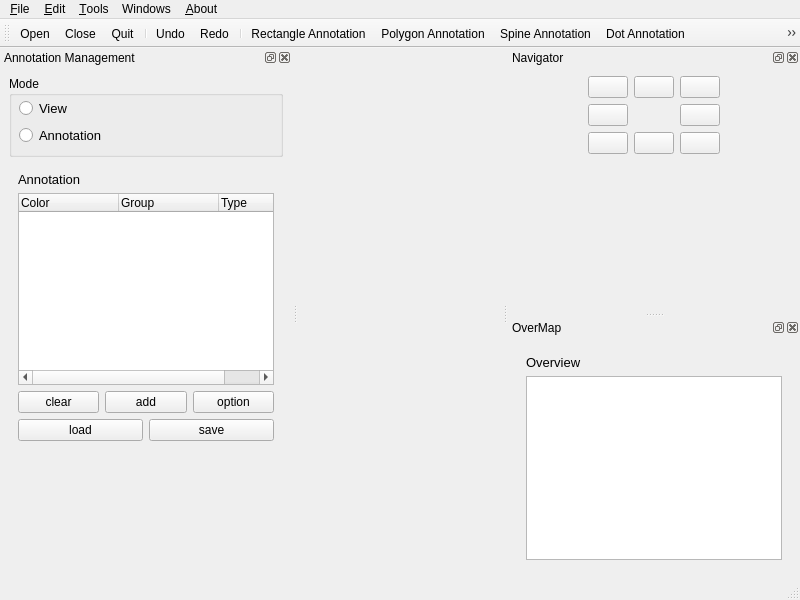
<?xml version="1.0" encoding="UTF-8"?>
<ui version="4.0">
 <class>MainWindow</class>
 <widget class="QMainWindow" name="MainWindow">
  <property name="geometry">
   <rect>
    <x>0</x>
    <y>0</y>
    <width>800</width>
    <height>600</height>
   </rect>
  </property>
  <property name="windowTitle">
   <string>LabelU</string>
  </property>
  <property name="windowIcon">
   <iconset resource="imagesources.qrc">
    <normaloff>:/icons/icons/main/paperClipItalic.png</normaloff>:/icons/icons/main/paperClipItalic.png</iconset>
  </property>
  <property name="windowOpacity">
   <double>1.000000000000000</double>
  </property>
  <widget class="QWidget" name="centralwidget"/>
  <widget class="QMenuBar" name="menubar">
   <property name="geometry">
    <rect>
     <x>0</x>
     <y>0</y>
     <width>800</width>
     <height>23</height>
    </rect>
   </property>
   <widget class="QMenu" name="menu_File">
    <property name="title">
     <string>&amp;File</string>
    </property>
    <addaction name="action_Open"/>
    <addaction name="action_Close"/>
    <addaction name="separator"/>
    <addaction name="action_Quit"/>
   </widget>
   <widget class="QMenu" name="menu_Edit">
    <property name="title">
     <string>&amp;Edit</string>
    </property>
    <addaction name="actionUndo"/>
    <addaction name="actionRedo"/>
   </widget>
   <widget class="QMenu" name="menu_Tools">
    <property name="title">
     <string>&amp;Tools</string>
    </property>
    <widget class="QMenu" name="menuAnnotations">
     <property name="title">
      <string>Annotations</string>
     </property>
     <addaction name="actionRectangleAnnotation"/>
     <addaction name="actionPolygonAnnotation"/>
     <addaction name="actionSpineAnnotation"/>
     <addaction name="actionDotAnnotation"/>
     <addaction name="actionDotsetAnnotation"/>
     <addaction name="separator"/>
     <addaction name="actionPolygonRnn"/>
    </widget>
    <addaction name="menuAnnotations"/>
   </widget>
   <widget class="QMenu" name="menu_About">
    <property name="title">
     <string>&amp;About</string>
    </property>
    <addaction name="action_About"/>
   </widget>
   <widget class="QMenu" name="menuWindows">
    <property name="title">
     <string>Windows</string>
    </property>
   </widget>
   <addaction name="menu_File"/>
   <addaction name="menu_Edit"/>
   <addaction name="menu_Tools"/>
   <addaction name="menuWindows"/>
   <addaction name="menu_About"/>
  </widget>
  <widget class="QStatusBar" name="statusbar"/>
  <widget class="QToolBar" name="toolBar">
   <property name="windowTitle">
    <string>toolBar</string>
   </property>
   <property name="toolTip">
    <string/>
   </property>
   <property name="statusTip">
    <string/>
   </property>
   <attribute name="toolBarArea">
    <enum>TopToolBarArea</enum>
   </attribute>
   <attribute name="toolBarBreak">
    <bool>false</bool>
   </attribute>
   <addaction name="action_Open"/>
   <addaction name="action_Close"/>
   <addaction name="action_Quit"/>
   <addaction name="separator"/>
   <addaction name="actionUndo"/>
   <addaction name="actionRedo"/>
   <addaction name="separator"/>
   <addaction name="actionRectangleAnnotation"/>
   <addaction name="actionPolygonAnnotation"/>
   <addaction name="actionSpineAnnotation"/>
   <addaction name="actionDotAnnotation"/>
   <addaction name="actionDotsetAnnotation"/>
   <addaction name="actionPolygonRnn"/>
  </widget>
  <widget class="QDockWidget" name="dockWidgetAnnotation">
   <property name="sizePolicy">
    <sizepolicy hsizetype="Expanding" vsizetype="Preferred">
     <horstretch>0</horstretch>
     <verstretch>0</verstretch>
    </sizepolicy>
   </property>
   <property name="minimumSize">
    <size>
     <width>200</width>
     <height>308</height>
    </size>
   </property>
   <property name="windowTitle">
    <string>Annotation Management</string>
   </property>
   <attribute name="dockWidgetArea">
    <number>1</number>
   </attribute>
   <widget class="QWidget" name="dockWidgetContents_3">
    <layout class="QGridLayout" name="gridLayout">
     <item row="0" column="0">
      <widget class="QGroupBox" name="groupBoxMode">
       <property name="minimumSize">
        <size>
         <width>0</width>
         <height>81</height>
        </size>
       </property>
       <property name="title">
        <string>Mode</string>
       </property>
       <widget class="QWidget" name="layoutWidget">
        <property name="geometry">
         <rect>
          <x>10</x>
          <y>22</y>
          <width>89</width>
          <height>50</height>
         </rect>
        </property>
        <layout class="QHBoxLayout" name="horizontalLayout">
         <item>
          <layout class="QVBoxLayout" name="verticalLayout">
           <item>
            <widget class="QRadioButton" name="radioButton_view">
             <property name="font">
              <font>
               <family>Arial</family>
               <pointsize>10</pointsize>
              </font>
             </property>
             <property name="toolTip">
              <string>View Mode</string>
             </property>
             <property name="statusTip">
              <string>View Mode</string>
             </property>
             <property name="text">
              <string>View</string>
             </property>
            </widget>
           </item>
           <item>
            <widget class="QRadioButton" name="radioButton_view_2">
             <property name="font">
              <font>
               <family>Arial</family>
               <pointsize>10</pointsize>
              </font>
             </property>
             <property name="toolTip">
              <string>Annotation Mode</string>
             </property>
             <property name="statusTip">
              <string>Annotation Mode</string>
             </property>
             <property name="text">
              <string>Annotation</string>
             </property>
            </widget>
           </item>
          </layout>
         </item>
        </layout>
       </widget>
      </widget>
     </item>
     <item row="1" column="0">
      <widget class="QStackedWidget" name="stackedWidget">
       <property name="currentIndex">
        <number>1</number>
       </property>
       <widget class="QWidget" name="page_3">
        <layout class="QGridLayout" name="gridLayout_7">
         <item row="0" column="0">
          <widget class="QLabel" name="label">
           <property name="text">
            <string>Detail</string>
           </property>
          </widget>
         </item>
         <item row="1" column="0">
          <widget class="QTableView" name="tableView_metadata"/>
         </item>
        </layout>
       </widget>
       <widget class="QWidget" name="page_4">
        <layout class="QGridLayout" name="gridLayout_2">
         <item row="4" column="0">
          <spacer name="verticalSpacer_3">
           <property name="orientation">
            <enum>Qt::Vertical</enum>
           </property>
           <property name="sizeHint" stdset="0">
            <size>
             <width>20</width>
             <height>38</height>
            </size>
           </property>
          </spacer>
         </item>
         <item row="1" column="0">
          <widget class="QTreeWidget" name="treeWidget">
           <property name="sizePolicy">
            <sizepolicy hsizetype="Expanding" vsizetype="Expanding">
             <horstretch>2</horstretch>
             <verstretch>0</verstretch>
            </sizepolicy>
           </property>
           <column>
            <property name="text">
             <string>Color</string>
            </property>
           </column>
           <column>
            <property name="text">
             <string>Group</string>
            </property>
           </column>
           <column>
            <property name="text">
             <string>Type</string>
            </property>
           </column>
          </widget>
         </item>
         <item row="2" column="0">
          <layout class="QHBoxLayout" name="horizontalLayout_5">
           <item>
            <widget class="QPushButton" name="pushButton_clear">
             <property name="minimumSize">
              <size>
               <width>50</width>
               <height>0</height>
              </size>
             </property>
             <property name="statusTip">
              <string>clear all annotations of this image</string>
             </property>
             <property name="text">
              <string>clear</string>
             </property>
            </widget>
           </item>
           <item>
            <widget class="QPushButton" name="pushButton_add">
             <property name="minimumSize">
              <size>
               <width>50</width>
               <height>0</height>
              </size>
             </property>
             <property name="statusTip">
              <string>add a group of annotations for this image.</string>
             </property>
             <property name="text">
              <string>add</string>
             </property>
            </widget>
           </item>
           <item>
            <widget class="QPushButton" name="pushButton_option">
             <property name="minimumSize">
              <size>
               <width>50</width>
               <height>0</height>
              </size>
             </property>
             <property name="statusTip">
              <string>options</string>
             </property>
             <property name="text">
              <string>option</string>
             </property>
            </widget>
           </item>
          </layout>
         </item>
         <item row="0" column="0">
          <widget class="QLabel" name="label_2">
           <property name="sizePolicy">
            <sizepolicy hsizetype="Expanding" vsizetype="Preferred">
             <horstretch>0</horstretch>
             <verstretch>0</verstretch>
            </sizepolicy>
           </property>
           <property name="font">
            <font>
             <family>Arial</family>
             <pointsize>10</pointsize>
            </font>
           </property>
           <property name="text">
            <string>Annotation</string>
           </property>
           <property name="buddy">
            <cstring>treeWidget</cstring>
           </property>
          </widget>
         </item>
         <item row="3" column="0">
          <layout class="QHBoxLayout" name="horizontalLayout_6">
           <item>
            <widget class="QPushButton" name="pushButton_load">
             <property name="sizePolicy">
              <sizepolicy hsizetype="Minimum" vsizetype="Fixed">
               <horstretch>0</horstretch>
               <verstretch>0</verstretch>
              </sizepolicy>
             </property>
             <property name="minimumSize">
              <size>
               <width>50</width>
               <height>0</height>
              </size>
             </property>
             <property name="statusTip">
              <string>load a annotation file for this image.</string>
             </property>
             <property name="text">
              <string>load</string>
             </property>
            </widget>
           </item>
           <item>
            <widget class="QPushButton" name="pushButton_save">
             <property name="minimumSize">
              <size>
               <width>50</width>
               <height>0</height>
              </size>
             </property>
             <property name="statusTip">
              <string>save annotations to a file.</string>
             </property>
             <property name="text">
              <string>save</string>
             </property>
            </widget>
           </item>
          </layout>
         </item>
        </layout>
       </widget>
      </widget>
     </item>
    </layout>
   </widget>
  </widget>
  <widget class="QDockWidget" name="dockWidgetNavigation">
   <property name="windowTitle">
    <string>Navigator</string>
   </property>
   <attribute name="dockWidgetArea">
    <number>2</number>
   </attribute>
   <widget class="QWidget" name="dockWidgetContents_4">
    <layout class="QGridLayout" name="gridLayout_4">
     <item row="0" column="0">
      <layout class="QHBoxLayout" name="horizontalLayout_4">
       <item>
        <spacer name="horizontalSpacer_2">
         <property name="orientation">
          <enum>Qt::Horizontal</enum>
         </property>
         <property name="sizeHint" stdset="0">
          <size>
           <width>40</width>
           <height>20</height>
          </size>
         </property>
        </spacer>
       </item>
       <item>
        <layout class="QGridLayout" name="gridLayout_3">
         <item row="0" column="0">
          <widget class="QPushButton" name="pushButton_leftup">
           <property name="toolTip">
            <string>left-top</string>
           </property>
           <property name="statusTip">
            <string>load the block on the left-top.</string>
           </property>
           <property name="text">
            <string/>
           </property>
           <property name="icon">
            <iconset resource="imagesources.qrc">
             <normaloff>:/icons/icons/Small/icon100_com_148.png</normaloff>:/icons/icons/Small/icon100_com_148.png</iconset>
           </property>
          </widget>
         </item>
         <item row="0" column="1">
          <widget class="QPushButton" name="pushButton_up">
           <property name="toolTip">
            <string>up</string>
           </property>
           <property name="statusTip">
            <string>load the block above.</string>
           </property>
           <property name="text">
            <string/>
           </property>
           <property name="icon">
            <iconset resource="imagesources.qrc">
             <normaloff>:/icons/icons/Small/icon100_com_149.png</normaloff>:/icons/icons/Small/icon100_com_149.png</iconset>
           </property>
           <property name="shortcut">
            <string>Alt+Up</string>
           </property>
          </widget>
         </item>
         <item row="0" column="2">
          <widget class="QPushButton" name="pushButton_rightup">
           <property name="toolTip">
            <string>right-top</string>
           </property>
           <property name="statusTip">
            <string>load the block on the right-top.</string>
           </property>
           <property name="text">
            <string/>
           </property>
           <property name="icon">
            <iconset resource="imagesources.qrc">
             <normaloff>:/icons/icons/Small/icon100_com_150.png</normaloff>:/icons/icons/Small/icon100_com_150.png</iconset>
           </property>
          </widget>
         </item>
         <item row="1" column="0">
          <widget class="QPushButton" name="pushButton_left">
           <property name="toolTip">
            <string>left</string>
           </property>
           <property name="statusTip">
            <string>load the block on the left.</string>
           </property>
           <property name="text">
            <string/>
           </property>
           <property name="icon">
            <iconset resource="imagesources.qrc">
             <normaloff>:/icons/icons/Small/icon100_com_147.png</normaloff>:/icons/icons/Small/icon100_com_147.png</iconset>
           </property>
           <property name="shortcut">
            <string>Alt+Left</string>
           </property>
          </widget>
         </item>
         <item row="1" column="2">
          <widget class="QPushButton" name="pushButton_right">
           <property name="toolTip">
            <string>right</string>
           </property>
           <property name="statusTip">
            <string>load the block on the right.</string>
           </property>
           <property name="text">
            <string/>
           </property>
           <property name="icon">
            <iconset resource="imagesources.qrc">
             <normaloff>:/icons/icons/Small/icon100_com_143.png</normaloff>:/icons/icons/Small/icon100_com_143.png</iconset>
           </property>
           <property name="shortcut">
            <string>Alt+Right</string>
           </property>
          </widget>
         </item>
         <item row="2" column="0">
          <widget class="QPushButton" name="pushButton_leftdown">
           <property name="toolTip">
            <string>left-bottom</string>
           </property>
           <property name="statusTip">
            <string>load the block on the left-bottom.</string>
           </property>
           <property name="text">
            <string/>
           </property>
           <property name="icon">
            <iconset resource="imagesources.qrc">
             <normaloff>:/icons/icons/Small/icon100_com_146.png</normaloff>:/icons/icons/Small/icon100_com_146.png</iconset>
           </property>
          </widget>
         </item>
         <item row="2" column="1">
          <widget class="QPushButton" name="pushButton_down">
           <property name="toolTip">
            <string>down</string>
           </property>
           <property name="statusTip">
            <string>to the block below.</string>
           </property>
           <property name="text">
            <string/>
           </property>
           <property name="icon">
            <iconset resource="imagesources.qrc">
             <normaloff>:/icons/icons/Small/icon100_com_145.png</normaloff>:/icons/icons/Small/icon100_com_145.png</iconset>
           </property>
           <property name="shortcut">
            <string>Alt+Down</string>
           </property>
          </widget>
         </item>
         <item row="2" column="2">
          <widget class="QPushButton" name="pushButton_rightdown">
           <property name="toolTip">
            <string>right-bottom</string>
           </property>
           <property name="statusTip">
            <string>load the block on the right-bottom.</string>
           </property>
           <property name="text">
            <string/>
           </property>
           <property name="icon">
            <iconset resource="imagesources.qrc">
             <normaloff>:/icons/icons/Small/icon100_com_144.png</normaloff>:/icons/icons/Small/icon100_com_144.png</iconset>
           </property>
          </widget>
         </item>
        </layout>
       </item>
       <item>
        <spacer name="horizontalSpacer">
         <property name="orientation">
          <enum>Qt::Horizontal</enum>
         </property>
         <property name="sizeHint" stdset="0">
          <size>
           <width>40</width>
           <height>20</height>
          </size>
         </property>
        </spacer>
       </item>
      </layout>
     </item>
     <item row="1" column="0">
      <spacer name="verticalSpacer">
       <property name="orientation">
        <enum>Qt::Vertical</enum>
       </property>
       <property name="sizeHint" stdset="0">
        <size>
         <width>20</width>
         <height>79</height>
        </size>
       </property>
      </spacer>
     </item>
     <item row="2" column="0">
      <spacer name="verticalSpacer_2">
       <property name="orientation">
        <enum>Qt::Vertical</enum>
       </property>
       <property name="sizeHint" stdset="0">
        <size>
         <width>20</width>
         <height>79</height>
        </size>
       </property>
      </spacer>
     </item>
    </layout>
   </widget>
  </widget>
  <widget class="QDockWidget" name="dockWidget_4">
   <property name="windowTitle">
    <string>OverMap</string>
   </property>
   <attribute name="dockWidgetArea">
    <number>2</number>
   </attribute>
   <widget class="QWidget" name="dockWidgetContents_6">
    <layout class="QGridLayout" name="gridLayout_6">
     <item row="0" column="0">
      <widget class="QStackedWidget" name="stackedWidget_2">
       <widget class="QWidget" name="page">
        <layout class="QGridLayout" name="gridLayout_5">
         <item row="0" column="0">
          <widget class="QLabel" name="label_3">
           <property name="font">
            <font>
             <family>Arial</family>
             <pointsize>10</pointsize>
            </font>
           </property>
           <property name="text">
            <string>Overview</string>
           </property>
           <property name="buddy">
            <cstring>graphicsView_overview</cstring>
           </property>
          </widget>
         </item>
         <item row="1" column="0">
          <widget class="QGraphicsView" name="graphicsView_overview"/>
         </item>
        </layout>
       </widget>
       <widget class="QWidget" name="page_2"/>
      </widget>
     </item>
    </layout>
   </widget>
  </widget>
  <action name="action_Open">
   <property name="icon">
    <iconset resource="imagesources.qrc">
     <normaloff>:/icons/icons/Small/icon100_com_019.png</normaloff>:/icons/icons/Small/icon100_com_019.png</iconset>
   </property>
   <property name="text">
    <string>&amp;Open</string>
   </property>
   <property name="statusTip">
    <string>Open an image.</string>
   </property>
  </action>
  <action name="action_Close">
   <property name="icon">
    <iconset resource="imagesources.qrc">
     <normaloff>:/icons/icons/Small/icon100_com_123.png</normaloff>:/icons/icons/Small/icon100_com_123.png</iconset>
   </property>
   <property name="text">
    <string>&amp;Close</string>
   </property>
   <property name="statusTip">
    <string>Close an image.</string>
   </property>
  </action>
  <action name="action_Quit">
   <property name="icon">
    <iconset resource="imagesources.qrc">
     <normaloff>:/icons/icons/Small/icon100_com_0.png</normaloff>:/icons/icons/Small/icon100_com_0.png</iconset>
   </property>
   <property name="text">
    <string>&amp;Quit</string>
   </property>
   <property name="statusTip">
    <string>Quit LabelU</string>
   </property>
   <property name="priority">
    <enum>QAction::HighPriority</enum>
   </property>
  </action>
  <action name="actionUndo">
   <property name="icon">
    <iconset resource="imagesources.qrc">
     <normaloff>:/icons/icons/Small/icon100_com_201.png</normaloff>:/icons/icons/Small/icon100_com_201.png</iconset>
   </property>
   <property name="text">
    <string>&amp;Undo</string>
   </property>
   <property name="statusTip">
    <string>Undo</string>
   </property>
  </action>
  <action name="actionRectangleAnnotation">
   <property name="icon">
    <iconset resource="imagesources.qrc">
     <normaloff>:/icons/icons/Middle/rectangle.png</normaloff>:/icons/icons/Middle/rectangle.png</iconset>
   </property>
   <property name="text">
    <string>Rectangle Annotation</string>
   </property>
   <property name="statusTip">
    <string>a rectanble annotating tools</string>
   </property>
  </action>
  <action name="actionPolygonAnnotation">
   <property name="icon">
    <iconset resource="imagesources.qrc">
     <normaloff>:/icons/icons/Middle/poly.png</normaloff>:/icons/icons/Middle/poly.png</iconset>
   </property>
   <property name="text">
    <string>Polygon Annotation</string>
   </property>
   <property name="statusTip">
    <string>a polygon annotating tools</string>
   </property>
  </action>
  <action name="actionSpineAnnotation">
   <property name="icon">
    <iconset resource="imagesources.qrc">
     <normaloff>:/icons/icons/Middle/spline.png</normaloff>:/icons/icons/Middle/spline.png</iconset>
   </property>
   <property name="text">
    <string>Spine Annotation</string>
   </property>
   <property name="statusTip">
    <string>a spline annotating tools</string>
   </property>
  </action>
  <action name="actionDotAnnotation">
   <property name="icon">
    <iconset resource="imagesources.qrc">
     <normaloff>:/icons/icons/Middle/dot.png</normaloff>:/icons/icons/Middle/dot.png</iconset>
   </property>
   <property name="text">
    <string>Dot Annotation</string>
   </property>
   <property name="statusTip">
    <string>a dot annotating tools</string>
   </property>
  </action>
  <action name="actionDotsetAnnotation">
   <property name="icon">
    <iconset resource="imagesources.qrc">
     <normaloff>:/icons/icons/Middle/pointset.png</normaloff>:/icons/icons/Middle/pointset.png</iconset>
   </property>
   <property name="text">
    <string>Dotset Annotation</string>
   </property>
   <property name="statusTip">
    <string>a dotset annotating annotation</string>
   </property>
  </action>
  <action name="actionPolygonRnn">
   <property name="icon">
    <iconset resource="imagesources.qrc">
     <normaloff>:/icons/icons/Small/icon100_com_039.png</normaloff>:/icons/icons/Small/icon100_com_039.png</iconset>
   </property>
   <property name="text">
    <string>PolygonRnn++</string>
   </property>
  </action>
  <action name="action_About">
   <property name="icon">
    <iconset resource="imagesources.qrc">
     <normaloff>:/icons/icons/Small/icon100_com_126.png</normaloff>:/icons/icons/Small/icon100_com_126.png</iconset>
   </property>
   <property name="text">
    <string>&amp;About...</string>
   </property>
  </action>
  <action name="actionRedo">
   <property name="icon">
    <iconset resource="imagesources.qrc">
     <normaloff>:/icons/icons/Small/icon100_com_200.png</normaloff>:/icons/icons/Small/icon100_com_200.png</iconset>
   </property>
   <property name="text">
    <string>&amp;Redo</string>
   </property>
  </action>
 </widget>
 <resources>
  <include location="imagesources.qrc"/>
 </resources>
 <connections/>
</ui>
